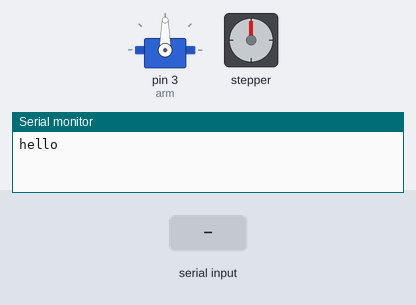
Simulated run of this sketch. Board: Arduino Uno, built with avr-gcc and run on an emulated ATmega328P. On the bench: servo, stepper motor, the last lines printed to the serial monitor. Inputs (shaded band) come from the test bench. Stepper angles assume 2048 steps per turn.

Above: at 1.2 s.
1.3 s: "d90\n" received over the second serial link
At 1.9 s:
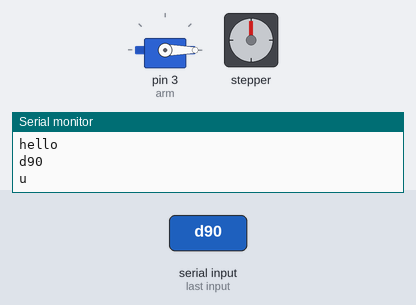
2.8 s: "d,45\n" received over the second serial link
At 3.1 s:
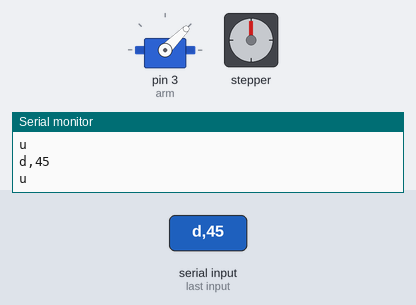
4.3 s: "u,45\n" received over the second serial link
At 5.4 s:
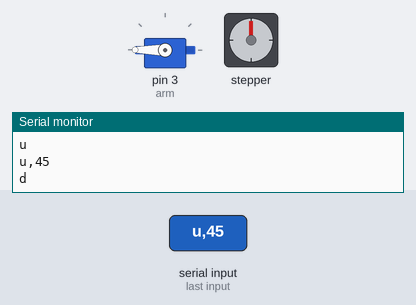
5.8 s: "t,45\n" received over the second serial link
At 7.1 s:
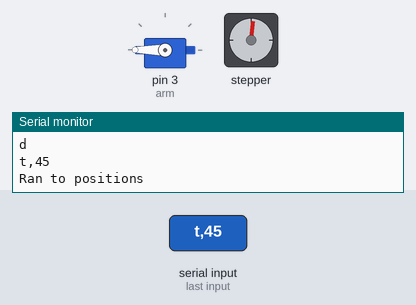
7.4 s: "d" received over the second serial link
At 8.6 s:
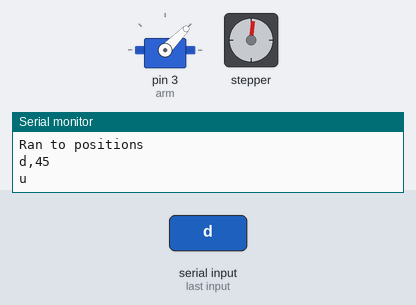
8.9 s: "u90\n" received over the second serial link
At 10.1 s:
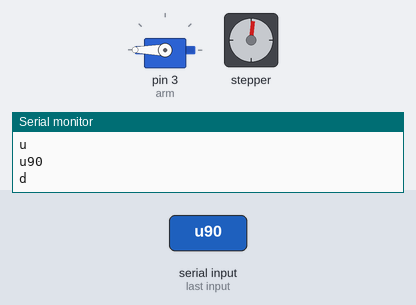
Timing chart, 0 to 11.4 s (numbered marks = the images above; inputs shaded):
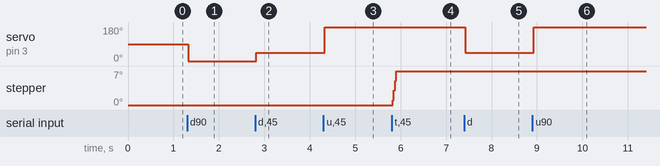

Measured:
- after the input at 1.3 s, servo on pin 3 (arm): 90° → 0° at once
- after the input at 2.8 s, servo on pin 3 (arm): 0° → 45° at once
- after the input at 4.3 s, servo on pin 3 (arm): 45° → 180° at once
- after the input at 7.4 s, servo on pin 3 (arm): 180° → 45° at once
- after the input at 8.9 s, servo on pin 3 (arm): 45° → 180° at once

The sketch:

main.ino
```cpp
#include <AccelStepper.h>
#include <MultiStepper.h>
#include <Stepper.h>
#include <SoftwareSerial.h>
#include <Servo.h>

SoftwareSerial BTSerial(11, 12); // change pins later
//Stepper Stepperx(200, 7, 8, 9, 10);
//Stepper Steppery(200, 3, 4, 5, 6); // change pins later
Servo arm;

AccelStepper stepper1(AccelStepper::FULL4WIRE, 7, 8, 9, 10);
AccelStepper stepper2(AccelStepper::FULL4WIRE,2, 4, 5, 6);

int conversion = 1;
bool newData = false;
char endMarker = '~';
char recievedChars[30];

String recievedCharsString;
char xsteps[10];
char ysteps[10];
int current = 0;

MultiStepper steppers;

void setup() {

  Serial.begin(9600);
  BTSerial.begin(9600);

  Serial.println("hello");

  arm.attach(3);

  stepper1.setMaxSpeed(400);
  stepper2.setMaxSpeed(400);

  steppers.addStepper(stepper1);
  steppers.addStepper(stepper2);

  // put your setup code here, to run once:


}

void loop() {
//   put your main code here, to run repeatedly:
  readCommand();
  processCommand();

}

void readCommand() {

  current = 0;

  while (BTSerial.available() > 0 and newData == false) {

    char rc = BTSerial.read();

    if (rc != endMarker) {
      recievedChars[current] = rc;
      //
      //     no idea why but keep this
      delay(1);
      //      Serial.print(" ");
      //      Serial.println(current);
      current = current + 1;
    }


    else {

//      Serial.println("rc == endmarketr");
      //      Serial.println(recievedChars);
      current = 0;
      newData = true;
    }
  }
}

// x1000y1000, numbers is prob steps

void processCommand() {

  //  Serial.println("in process command");
  //  Serial.println(recievedChars[0]);
  if (recievedChars[0] != 'q') {
    Serial.println(recievedChars);
    // Coordinate
    if (recievedChars[0] == 'c') {

      recievedCharsString = recievedChars;
      //
      //
      //      recievedCharsString.substring(2, 6).toCharArray(xsteps, 5);
      //      recievedCharsString.substring(7, 11).toCharArray(ysteps, 5);
      //
      //      Serial.print("Recieved: ");
      //      Serial.println(recievedCharsString);
      //
      //      Serial.print("xsteps: ");
      //      Serial.println(xsteps);
      //
      //      Serial.print("ysteps: ");
      //      Serial.println(ysteps);
      //
      //      int xpos = atoi(xsteps);
      //      int ypos = atoi(ysteps);
      //
      //      Serial.print("xpos: ");
      //      Serial.println(xpos);
      //
      //      Serial.print("ypos: ");
      //      Serial.println(ypos);
      //
      //      Steppery.setSpeed(100);
      //      Stepperx.setSpeed(100);
      //
      //      Serial.print("Y is stepping: ");
      //
      //      float ystep = (float) ypos/abs( (float) xpos);
      //
      //      Serial.println( ystep );
      //
      //      Serial.print("X is stepping: ");
      //      Serial.println(round (abs( (float) xpos)/ (float) xpos) );
      //
      //      Serial.print(abs(xpos));
      //      Serial.println(" times");
      //
      //      float count = 0;
      //
      //      for (int i = 0; i < abs(xpos); i++) {
      //
      //        Stepperx.step( round( abs((float) xpos)/ (float) xpos) );
      //
      //        count += ystep;
      //
      //
      //        Steppery.step( round(count) );
      //        count -= round(count);


    }


    else if (recievedChars[0] == 'd') {
      recievedCharsString = recievedChars;


      recievedCharsString.substring(2, 6).toCharArray(xsteps, 5);
      int xpos = atoi(xsteps);

      Serial.println("u");
      arm.attach(3);
      delay(20);
      arm.write(xpos);
      delay(1000);
      arm.detach();
      newData = false;

    }
    else if (recievedChars[0] == 'u') {

      arm.attach(3);
      delay(20);
      Serial.println("d");
      arm.write(180);
      delay(1000);
      arm.detach();
      newData = false;

    }
    else if (recievedChars[0] == 't') {

      recievedCharsString = recievedChars;


      recievedCharsString.substring(2, 6).toCharArray(xsteps, 5);
      recievedCharsString.substring(7, 11).toCharArray(ysteps, 5);

//      Serial.print("Recieved: ");
//      Serial.println(recievedCharsString);

//      Serial.print("xsteps: ");
//      Serial.println(xsteps);
//
//      Serial.print("ysteps: ");
//      Serial.println(ysteps);

      int xpos = atoi(xsteps);
      int ypos = atoi(ysteps);

//      Serial.print("xpos: ");
//      Serial.println(xpos);
//
//      Serial.print("ypos: ");
//      Serial.println(ypos);

      long positions[2];
      positions[0] = xpos;
      positions[1] = ypos;

      steppers.moveTo(positions);
      steppers.runSpeedToPosition();
      Serial.println("Ran to positions");
      BTSerial.write("hello");
      BTSerial.print("hello1");

      newData = false;


    }
  }
     recievedChars[0] = 'q';

}

void initMachine() {


}
```

test.ino
```cpp

```
